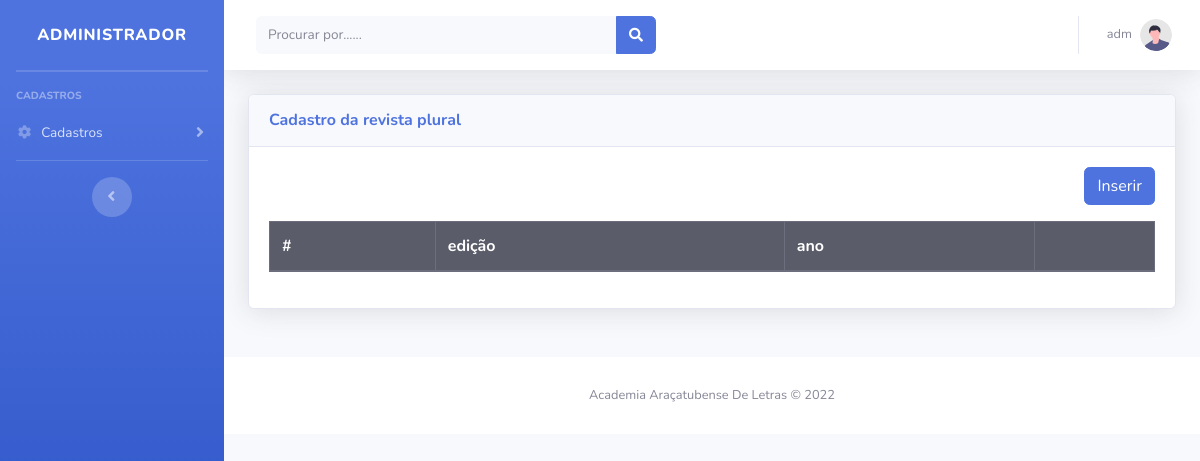
/modulos/revista/revista.php (signed in), run on an earlier commit of the app's database.
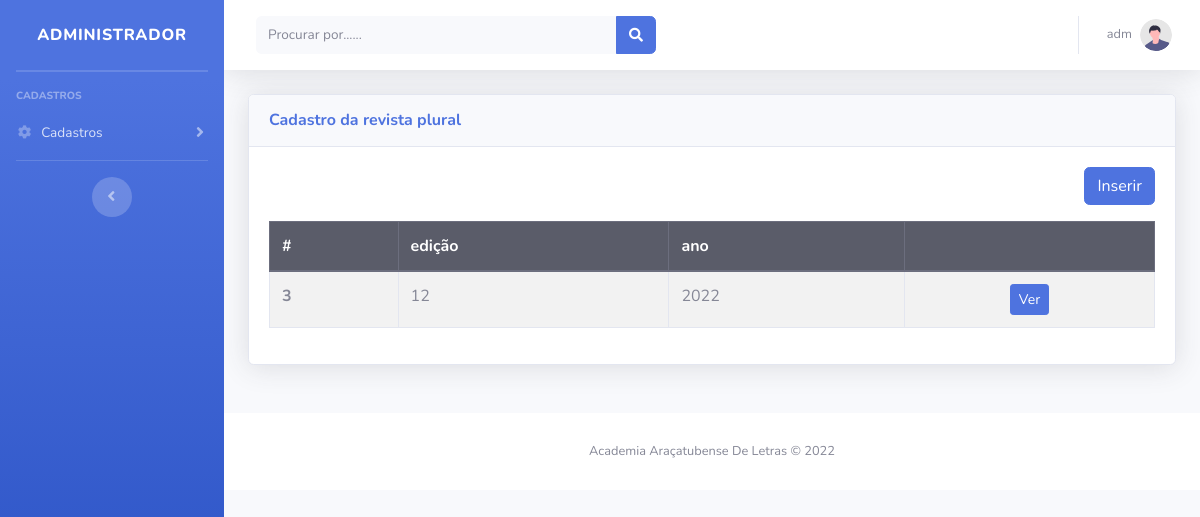
And on a later commit of the database.
### tables this page shows
CREATE TABLE `usuario` (
  `id` int(11) NOT NULL,
  `nome` varchar(150) NOT NULL,
  `email` varchar(100) NOT NULL,
  `telefone` bigint(20) NOT NULL,
  `senha` varchar(20) NOT NULL,
  `tipo` varchar(30) NOT NULL
);

CREATE TABLE `revista` (
  `id` int(11) NOT NULL,
  `edicao` varchar(30) NOT NULL,
  `ano` varchar(5) NOT NULL,
  `pdf` varchar(200) NOT NULL
);

### config.php (called while the page is built, shortened)
<?php
    function arquivo($file)
    {
        return ROOT_PATH . $file;
    }
    function usuario()
    {
        $id = $_SESSION['id'];
        $sql = "SELECT * FROM usuario WHERE id = $id";
        $query = $GLOBALS['conexaoBanco']->query($sql);
        return $query->fetch();
    }

### modulos/revista/revista.php (the view, shortened to what this page needs)
<!DOCTYPE html>
<html lang="pt-br">
<?php
    include '../../config.php';
?>
<?php include_once path('template/head.php'); ?>
<body id="page-top">
    <div id="wrapper">
        <?php include_once path('template/sidebar.php'); ?>
        <div id="content-wrapper" class="d-flex flex-column">
            <div id="content">
                <?php include_once path('template/navbar.php'); ?>
                <div class="container-fluid">
                    <div class="row">
                        <div class="col-12 mb-4">
                            <div class="card shadow mb-4">
                                <div class="card-header py-3">
                                    <h6 class="m-0 font-weight-bold text-primary">Cadastro da revista plural</h6>
                                </div>
                                <div class="card-body">
                                    <div class="text-right mb-3">
                                        <a class="btn btn-primary" href="inserir.php">Inserir</a>
                                    </div>
                                    <table class="table table-bordered table-striped">
                                        <thead>
                                            <tr class="thead-dark">
                                                <th>#</th>
                                                <th>edição</th>
                                                <th>ano</th>
                                                <th></th>
                                            </tr>
                                        </thead>
                                        <tbody>
                                            <?php
                                            $pdo = Banco::conectar();
                                            $sql = 'SELECT * FROM  revista';
                                            foreach ($pdo->query($sql) as $row) { ?>
                                                <tr>
                                                    <th scope="row"><?= $row['id'] ?></th>
                                                    <td><?= $row['edicao'] ?></td>
                                                    <td><?= $row['ano'] ?></td>
                                                    <td width='250' class="text-center">
                                                        <a class="btn btn-sm btn-primary " href="visualizar.php?id=<?= $row['id'] ?>">Ver</a>
                                                    </td>
                                                </tr>
                                            <?php }
                                            ?>
                                        </tbody>
                                    </table>
                                </div>
                            </div>
                        </div>
                    </div>
                </div>
                <footer class="sticky-footer bg-white">
                    <div class="container my-auto">
                        <div class="copyright text-center my-auto">
                            <span>Academia Araçatubense De Letras &copy; 2022</span>
                        </div>
                    </div>
                </footer>
            </div>
        </div>
</body>
</html>

### template/head.php (shortened to what this page needs)
<head>
    <link href="<?= arquivo("vendor/fontawesome-free/css/all.min.css") ?>" rel="stylesheet" type="text/css">
    <link href="<?= arquivo("css/sb-admin-2.min.css") ?>" rel="stylesheet">
</head>

### template/sidebar.php
<ul class="navbar-nav bg-gradient-primary sidebar sidebar-dark accordion" id="accordionSidebar">
<a class="sidebar-brand d-flex align-items-center justify-content-center" href="<?= arquivo('modulos/painel/painel.php') ?>">
    <div class="sidebar-brand-text mx-3">Administrador</div>
</a>
<hr class="sidebar-divider my-0">
<hr class="sidebar-divider">
<div class="sidebar-heading">
    Cadastros
</div>
<?php
    include_once("menu.php");
?>
<hr class="sidebar-divider">
<div class="text-center d-none d-md-inline">
    <button class="rounded-circle border-0" id="sidebarToggle"></button>
</div>
</ul>

### template/menu.php (shortened to what this page needs)
<li class="nav-item">
    <a class="nav-link collapsed" href="#" data-toggle="collapse" data-target="#collapseTwo" aria-expanded="true" aria-controls="collapseTwo">
        <i class="fas fa-fw fa-cog"></i>
        <span>Cadastros</span>
    </a>
</li>

### template/navbar.php (shortened to what this page needs)
<nav class="navbar navbar-expand navbar-light bg-white topbar mb-4 static-top shadow">
    <form class="d-none d-sm-inline-block form-inline mr-auto ml-md-3 my-2 my-md-0 mw-100 navbar-search">
        <div class="input-group">
            <input type="text" class="form-control bg-light border-0 small" placeholder="Procurar por......" aria-label="Search" aria-describedby="basic-addon2">
            <div class="input-group-append">
                <button class="btn btn-primary" type="button">
                    <i class="fas fa-search fa-sm"></i>
                </button>
            </div>
        </div>
    </form>
    <ul class="navbar-nav ml-auto">
        <li class="nav-item dropdown no-arrow">
            <a class="nav-link dropdown-toggle" href="#" id="userDropdown" role="button" data-toggle="dropdown" aria-haspopup="true" aria-expanded="false">
                <span class="mr-2 d-none d-lg-inline text-gray-600 small"><?= usuario()['nome'] ?></span>
                <img class="img-profile rounded-circle" src="<?= arquivo('img/undraw_profile.svg') ?>">
            </a>
        </li>
    </ul>
</nav>

What changed in the data, as far as the page shows it:
added revista: id "3", edicao "12", ano "2022"
